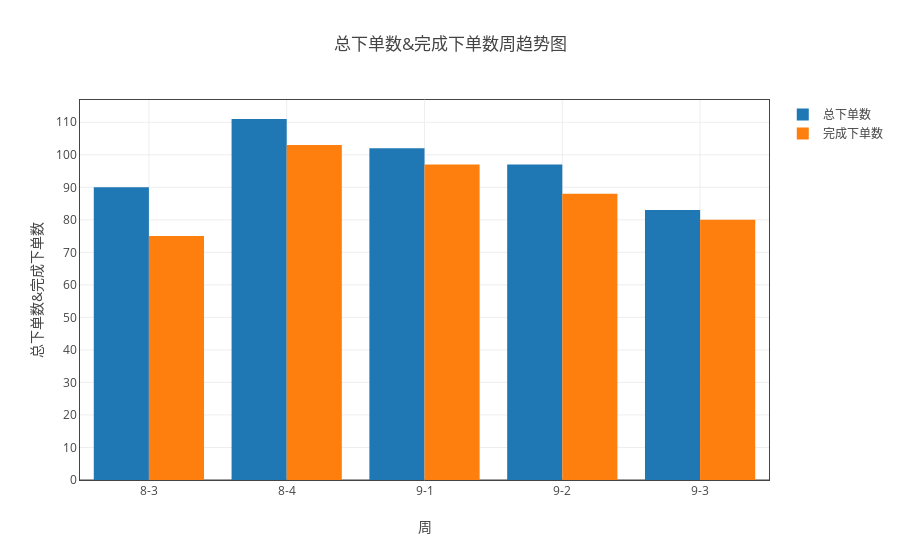
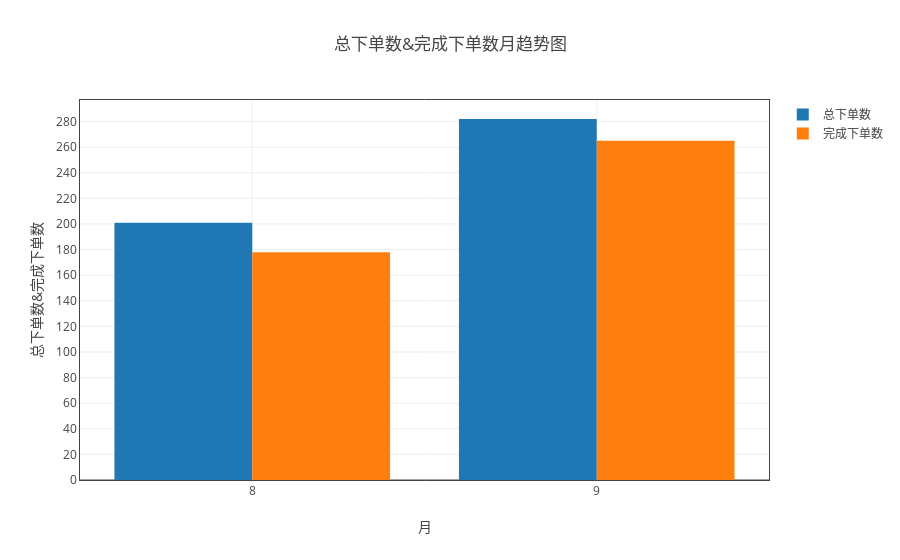

Notebook code for these charts, in order:
### Markdown cell above
#### 总下单数和完成下单数

### Code cell
data_dict = {'总下单数':['总下单数'],'完成下单数':['完成下单数']}
myModule.plot( all_dict, data_dict, '负责人' ,  'bar', all='all' )

### Figure 1 — Plotly figure (JSON) as saved in the notebook; plotly's stock layout.template omitted (floating-point values rounded to 4 significant figures)
{"data": [{"name": "总下单数", "type": "bar", "uid": "e6310660-c18f-11e8-8cce-a81e84e6c740", "x": ["8-3", "8-4", "9-1", "9-2", "9-3"], "y": [90, 111, 102, 97, 83]}, {"name": "完成下单数", "type": "bar", "uid": "e6310b56-c18f-11e8-8cce-a81e84e6c740", "x": ["8-3", "8-4", "9-1", "9-2", "9-3"], "y": [75, 103, 97, 88, 80]}], "layout": {"title": "总下单数&完成下单数周趋势图", "xaxis": {"mirror": "all", "nticks": 20, "showgrid": true, "showline": true, "title": "周", "zeroline": true}, "yaxis": {"mirror": "all", "nticks": 20, "showgrid": true, "showline": true, "title": "总下单数&完成下单数", "zeroline": true}}}

### Figure 2 — Plotly figure (JSON) as saved in the notebook; plotly's stock layout.template omitted (floating-point values rounded to 4 significant figures)
{"data": [{"name": "总下单数", "type": "bar", "uid": "e63dfe1a-c18f-11e8-8cce-a81e84e6c740", "x": ["8", "9"], "y": [201, 282]}, {"name": "完成下单数", "type": "bar", "uid": "e63e0252-c18f-11e8-8cce-a81e84e6c740", "x": ["8", "9"], "y": [178, 265]}], "layout": {"title": "总下单数&完成下单数月趋势图", "xaxis": {"mirror": "all", "nticks": 20, "showgrid": true, "showline": true, "title": "月", "zeroline": true}, "yaxis": {"mirror": "all", "nticks": 20, "showgrid": true, "showline": true, "title": "总下单数&完成下单数", "zeroline": true}}}
